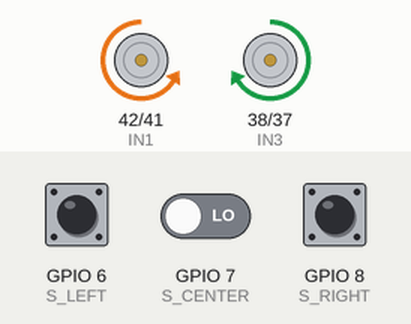
This sketch was run on a simulated ESP32-S3. Shown: motor-driver pin pairs drawn as motors (green arrow = first pin HIGH = forward, orange = second pin HIGH = backward, longer = more drive, scaled by the enable pin). The test bench sets the inputs (shaded band); at power-on: GPIO 6 (S_LEFT) LOW, GPIO 7 (S_CENTER) LOW, GPIO 8 (S_RIGHT) LOW. What the sketch prints to the serial monitor is not drawn.

Above: at 1.2 s.
1.3 s: GPIO 6 (S_LEFT) pulled HIGH for 0.15 s
At 1.38 s:
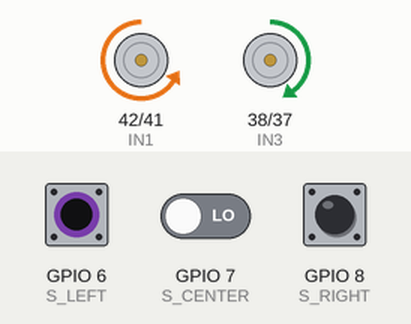
2.9 s: GPIO 7 (S_CENTER) driven HIGH
At 4.1 s:
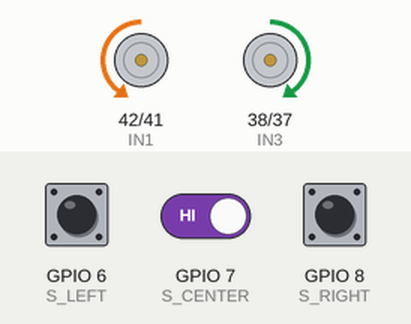
4.4 s: GPIO 8 (S_RIGHT) pulled HIGH for 0.15 s
At 4.47 s:
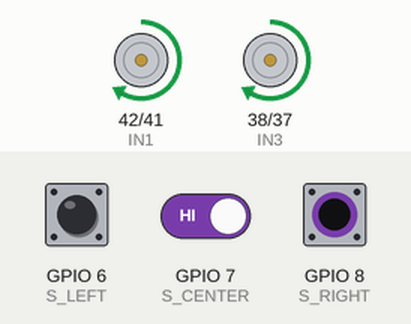
6.0 s: GPIO 6 (S_LEFT) pulled HIGH for 1 s
At 6.7 s:
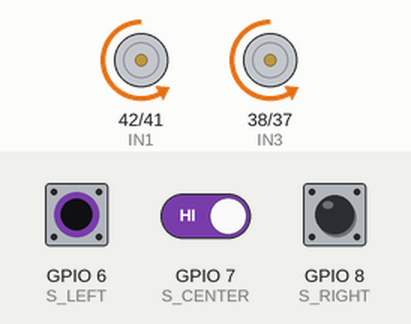
8.5 s: GPIO 6 (S_LEFT) pulled HIGH for 3.2 s
At 12.1 s:
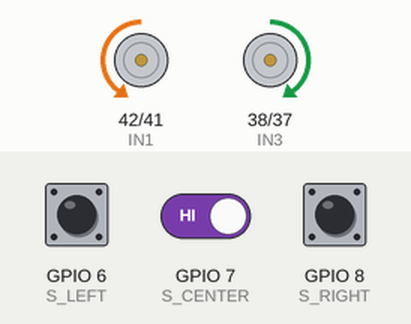
13.2 s: GPIO 7 (S_CENTER) driven LOW
At 14.1 s:
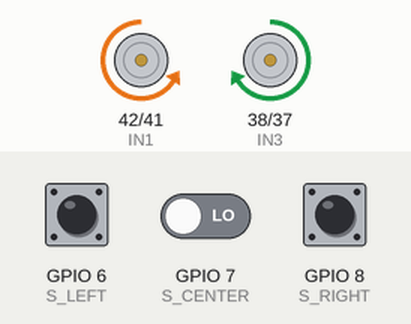
Timing chart, 0 to 15.7 s (numbered marks = the images above; inputs shaded):
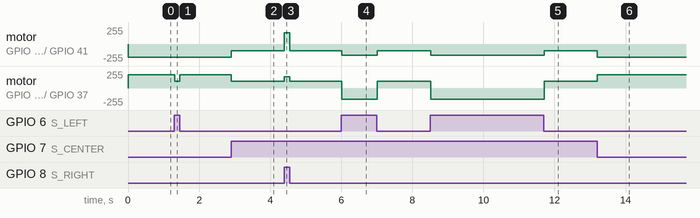

The sketch:

codigo_solo_seguidor_sin_control_xbox.ino
```cpp
// ===== Pines motores =====
const int ENA = 2;
const int IN1 = 42;
const int IN2 = 41;
const int ENB = 36;
const int IN3 = 38;
const int IN4 = 37;

// ===== Pines sensores =====
const int S_LEFT = 6;
const int S_CENTER = 7;
const int S_RIGHT = 8;

// ===== Configuración PWM =====
const int canalA = 0;
const int canalB = 1;
const int freqPWM = 5000;
const int resolucion = 8;

// ===== Variables globales =====
uint8_t velocidadBase = 200;

// ===== Recovery / búsqueda -----
enum RecStage { REC_IDLE = 0, REC_BACKUP, REC_TURN_TO_LAST, REC_SPIN, REC_SPIRAL, REC_DONE };
RecStage recStage = REC_IDLE;
unsigned long recT0 = 0;
int lastSeen = 0;       // 1 = centro, 2 = izquierda, 3 = derecha
int spinDir = 1;        // dirección alterna
int recoveryAttempts = 0;

const unsigned long BACKUP_MS = 150;
const unsigned long TURN_MS   = 500;
const unsigned long SPIN_MS   = 1000;
const unsigned long SPIRAL_MS = 800;

// ===== Funciones de movimiento =====
void detener() {
  digitalWrite(IN1, LOW); digitalWrite(IN2, LOW);
  digitalWrite(IN3, LOW); digitalWrite(IN4, LOW);
  ledcWrite(canalA, 0);
  ledcWrite(canalB, 0);
}

void adelante(uint8_t pwmA, uint8_t pwmB) {
  digitalWrite(IN1, LOW); digitalWrite(IN2, HIGH);
  digitalWrite(IN3, HIGH); digitalWrite(IN4, LOW);
  ledcWrite(canalA, pwmA);
  ledcWrite(canalB, pwmB);
}

void atras(uint8_t pwmA, uint8_t pwmB) {
  digitalWrite(IN1, HIGH); digitalWrite(IN2, LOW);
  digitalWrite(IN3, LOW); digitalWrite(IN4, HIGH);
  ledcWrite(canalA, pwmA);
  ledcWrite(canalB, pwmB);
}

void izquierda(uint8_t pwm) {
  digitalWrite(IN1, HIGH); digitalWrite(IN2, LOW);
  digitalWrite(IN3, HIGH); digitalWrite(IN4, LOW);
  ledcWrite(canalA, pwm);
  ledcWrite(canalB, pwm);
}

void derecha(uint8_t pwm) {
  digitalWrite(IN1, LOW); digitalWrite(IN2, HIGH);
  digitalWrite(IN3, LOW); digitalWrite(IN4, HIGH);
  ledcWrite(canalA, pwm);
  ledcWrite(canalB, pwm);
}

// ===== Lógica seguidor =====
void seguirLinea() {
  int rawL = digitalRead(S_LEFT);
  int rawC = digitalRead(S_CENTER);
  int rawR = digitalRead(S_RIGHT);

  bool L = !rawL;
  bool C = !rawC;
  bool R = !rawR;

  if (L || C || R) {
    recStage = REC_IDLE;
    if (C) lastSeen = 1;
    else if (L) lastSeen = 2;
    else if (R) lastSeen = 3;
  }

  // --- Casos normales ---
  if (C && !L && !R) { adelante(velocidadBase, velocidadBase); return; }
  if (C && L && !R)   { adelante(velocidadBase/2, velocidadBase); return; }
  if (C && R && !L)   { adelante(velocidadBase, velocidadBase/2); return; }
  if (L && !C && !R)  { izquierda(velocidadBase - 30); return; }
  if (R && !C && !L)  { derecha(velocidadBase - 30); return; }
  if (L && R && !C)   { adelante(velocidadBase/2, velocidadBase/2); return; }
  if (L && C && R)    { adelante(velocidadBase, velocidadBase); return; }

  // ===== Recovery (cuando NO detecta línea) =====
  unsigned long now = millis();

  if (recStage == REC_IDLE) {
    recStage = REC_BACKUP;
    recT0 = now;
    recoveryAttempts = 0;
    spinDir = (spinDir > 0) ? -1 : 1;
  }

  if (recStage == REC_BACKUP) {
    if (now - recT0 < BACKUP_MS) { atras(140, 140); return; }
    recStage = REC_TURN_TO_LAST; recT0 = now;
  }

  if (recStage == REC_TURN_TO_LAST) {
    uint8_t turnP = max(120, velocidadBase * 7/10);
    if (lastSeen == 2 && now - recT0 < TURN_MS) { izquierda(turnP); return; }
    if (lastSeen == 3 && now - recT0 < TURN_MS) { derecha(turnP); return; }
    recStage = REC_SPIN; recT0 = now;
  }

  if (recStage == REC_SPIN) {
    uint8_t spinP = max(120, velocidadBase * 6/10);
    if (now - recT0 < SPIN_MS) {
      if (spinDir > 0) derecha(spinP);
      else izquierda(spinP);
      return;
    }
    recoveryAttempts++;
    recStage = (recoveryAttempts < 3) ? REC_SPIRAL : REC_DONE;
    recT0 = now;
  }

  if (recStage == REC_SPIRAL) {
    uint8_t sp = max(100, velocidadBase * 5/10);
    if (now - recT0 < SPIRAL_MS) {
      if (spinDir > 0) adelante(sp/2, sp);
      else adelante(sp, sp/2);
      return;
    }
    recoveryAttempts++;
    recStage = (recoveryAttempts < 3) ? REC_SPIN : REC_DONE;
    spinDir = -spinDir;
    recT0 = now;
  }

  if (recStage == REC_DONE) {
    detener();
    return;
  }
}

// ===== Setup =====
void setup() {
  Serial.begin(115200);

  pinMode(IN1, OUTPUT); pinMode(IN2, OUTPUT);
  pinMode(IN3, OUTPUT); pinMode(IN4, OUTPUT);

  pinMode(ENA, OUTPUT);
  pinMode(ENB, OUTPUT);

  ledcSetup(canalA, freqPWM, resolucion);
  ledcSetup(canalB, freqPWM, resolucion);
  ledcAttachPin(ENA, canalA);
  ledcAttachPin(ENB, canalB);

  pinMode(S_LEFT, INPUT);
  pinMode(S_CENTER, INPUT);
  pinMode(S_RIGHT, INPUT);

  detener();
  Serial.println("Iniciando en modo SEGUIDOR DE LÍNEA");
}

// ===== Loop =====
void loop() {
  seguirLinea();
  delay(15);
}
```

Measured:
- after the input at 1.3 s, motor on GPIO 38 (IN3) / GPIO 37 (IN4): forward 199/255 → forward 100/255 at once, → forward 199/255 0.15 s later
- after the input at 2.9 s, motor on GPIO 42 (IN1) / GPIO 41 (IN2): backward 199/255 → backward 100/255 at once; motor on GPIO 38 (IN3) / GPIO 37 (IN4): forward 199/255 → forward 100/255 at once
- after the input at 4.4 s, motor on GPIO 42 (IN1) / GPIO 41 (IN2): backward 100/255 → forward 169/255 at once, → backward 100/255 0.15 s later; motor on GPIO 38 (IN3) / GPIO 37 (IN4): forward 100/255 → forward 169/255 at once, → forward 100/255 0.15 s later
- after the input at 6.0 s, motor on GPIO 42 (IN1) / GPIO 41 (IN2): backward 100/255 → backward 169/255 at once, → backward 100/255 0.99 s later; motor on GPIO 38 (IN3) / GPIO 37 (IN4): forward 100/255 → backward 169/255 at once, → forward 100/255 0.99 s later
- after the input at 8.5 s, motor on GPIO 42 (IN1) / GPIO 41 (IN2): backward 100/255 → backward 169/255 at once, → backward 100/255 3.2 s later; motor on GPIO 38 (IN3) / GPIO 37 (IN4): forward 100/255 → backward 169/255 at once, → forward 100/255 3.2 s later
- after the input at 13.2 s, motor on GPIO 42 (IN1) / GPIO 41 (IN2): backward 100/255 → backward 199/255 at once; motor on GPIO 38 (IN3) / GPIO 37 (IN4): forward 100/255 → forward 199/255 at once
